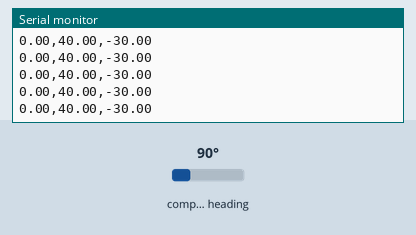
A sketch run on a simulated Arduino Uno, built with avr-gcc and run on an emulated ATmega328P. Shown: the last lines printed to the serial monitor. Inputs (shaded band) come from the test bench; at power-on: compass heading 90°.

Above: at 1.2 s.
1.3 s: compass heading set to 7°
At 1.34 s:
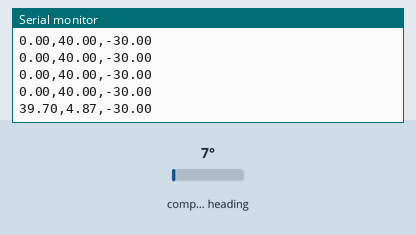
2.8 s: compass heading set to 180°
At 2.88 s:
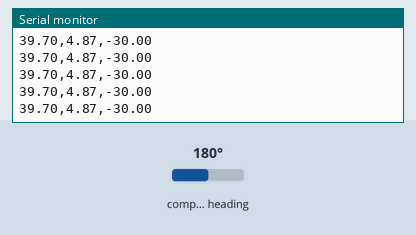
Timing chart, 0 to 5.8 s (numbered marks = the images above; inputs shaded):
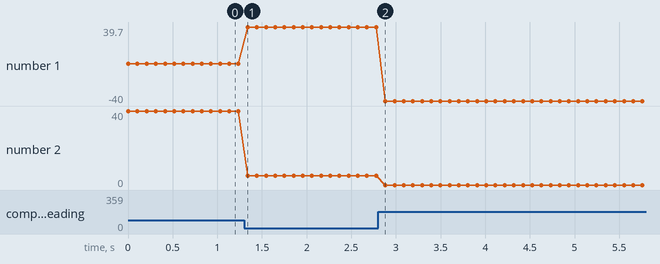

Measured:
- after the input at 1.3 s, the serial monitor: prints a new line at once (image 1)
- plotted number 1: 0 → 39.7 after the input at 1.3 s, 39.7 → -40 after the input at 2.8 s
- plotted number 2: 40 → 4.87 after the input at 1.3 s

The sketch:

RawData.ino
```cpp
#include <Wire.h>
#include <Adafruit_Sensor.h>
#include <Adafruit_MPU6050.h>
#include <Adafruit_HMC5883_U.h>

Adafruit_MPU6050 mpu;
Adafruit_HMC5883_Unified mag = Adafruit_HMC5883_Unified(12345);

sensors_event_t event;
float xv, yv, zv;
float calibrated_values[3];

void transformation(float uncalibrated_values[3])
{
  //calibration_matrix[3][3] is the transformation matrix
  //replace M11, M12,..,M33 with your transformation matrix data
  double calibration_matrix[3][3] =
  {
    {1.33,0.021,-0.243},
    {0.032,1.366,0.017},
    {0.077,-0.081,1.471}
  };
  //bias[3] is the bias
  //replace Bx, By, Bz with your bias data
  double bias[3] =
  {
    -22.891,
    -109.252,
    -248.098
  };
  //calculation
  for (int i=0; i<3; ++i) uncalibrated_values[i] = uncalibrated_values[i] - bias[i];
  float result[3] = {0, 0, 0};
  for (int i=0; i<3; ++i)
    for (int j=0; j<3; ++j)
      result[i] += calibration_matrix[i][j] * uncalibrated_values[j];
  for (int i=0; i<3; ++i) calibrated_values[i] = result[i];
}

//vector_length_stabilasation() - is the function of the magnetometer vector length stabilasation (stabilisation of the sphere radius)
float scaler;
boolean scaler_flag = false;
float normal_vector_length;
void vector_length_stabilasation(){
  //calculate the normal vector length
  if (scaler_flag == false)
  {
    getData();
    normal_vector_length = sqrt(calibrated_values[0]*calibrated_values[0] + calibrated_values[1]*calibrated_values[1] + calibrated_values[2]*calibrated_values[2]);
    scaler_flag = true;
  }
  //calculate the current scaler
  scaler = normal_vector_length/sqrt(calibrated_values[0]*calibrated_values[0] + calibrated_values[1]*calibrated_values[1] + calibrated_values[2]*calibrated_values[2]);
  //apply the current scaler to the calibrated coordinates (global array calibrated_values)
  calibrated_values[0] = calibrated_values[0]*scaler;
  calibrated_values[1] = calibrated_values[1]*scaler;
  calibrated_values[2] = calibrated_values[2]*scaler;
}

void setup(void){
  Serial.begin(9600);

  Wire.begin();
  if (!mpu.begin()) {
  Serial.println("Failed to initialize MPU6050 chip");
    while (1) {
    }
  }
  mpu.setI2CBypass(true);
  if(!mag.begin()){
    Serial.println("Ooops, no HMC5883 detected ... Check your wiring!");
    while(1);
  }
}

void loop(void) {
  float values_from_magnetometer[3];
  getData();

  values_from_magnetometer[0] = xv;
  values_from_magnetometer[1] = yv;
  values_from_magnetometer[2] = zv;
  transformation(values_from_magnetometer);

  vector_length_stabilasation();

  Serial.flush();
  Serial.print(event.magnetic.x);
  Serial.print(",");
  Serial.print(event.magnetic.y);
  Serial.print(",");
  Serial.print(event.magnetic.z);
  Serial.println();

  delay(100);
}

void getData(){
  mag.getEvent(&event);

  xv=event.magnetic.x;
  yv=event.magnetic.y;
  zv=event.magnetic.z;
}
```
